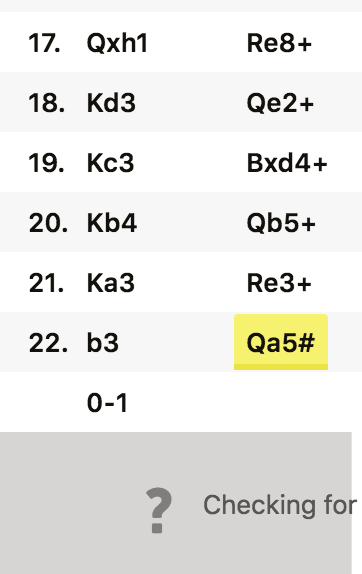
#> input picture notation.png, 362 x 574 px
$ python ImageToString.py --file notation.png
#> lines starting #> are read from the running program, lines starting #| are printed output that depends on the picture
#!/usr/bin/env python3
import argparse
import pytesseract
import sys
from PIL import Image

parser = argparse.ArgumentParser(description='Converts images to readable ASCII')

parser.add_argument('-p', '--psm', type=int, metavar='', help='Config PSM')

parser.add_argument('-f', '--file', type=str, metavar='', required=True, help='image file')

arguments = parser.parse_args()

image = Image.open(arguments.file).convert('1')
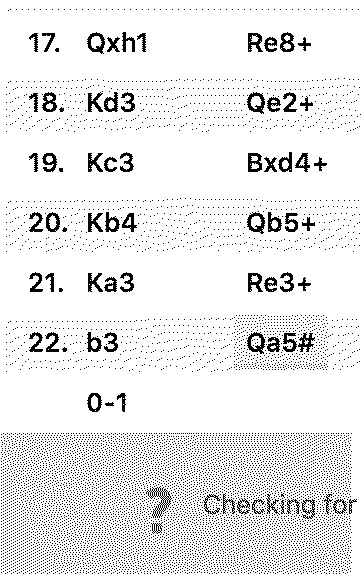
#> image: PIL image 362x574 1; 91.3% white; black in thin lines or dots

text = ''

if arguments.psm:
	text = pytesseract.image_to_string(image, config='--psm {}'.format(arguments.psm))
else:
#> (the run stopped early here; a loop or call above may not have finished)
